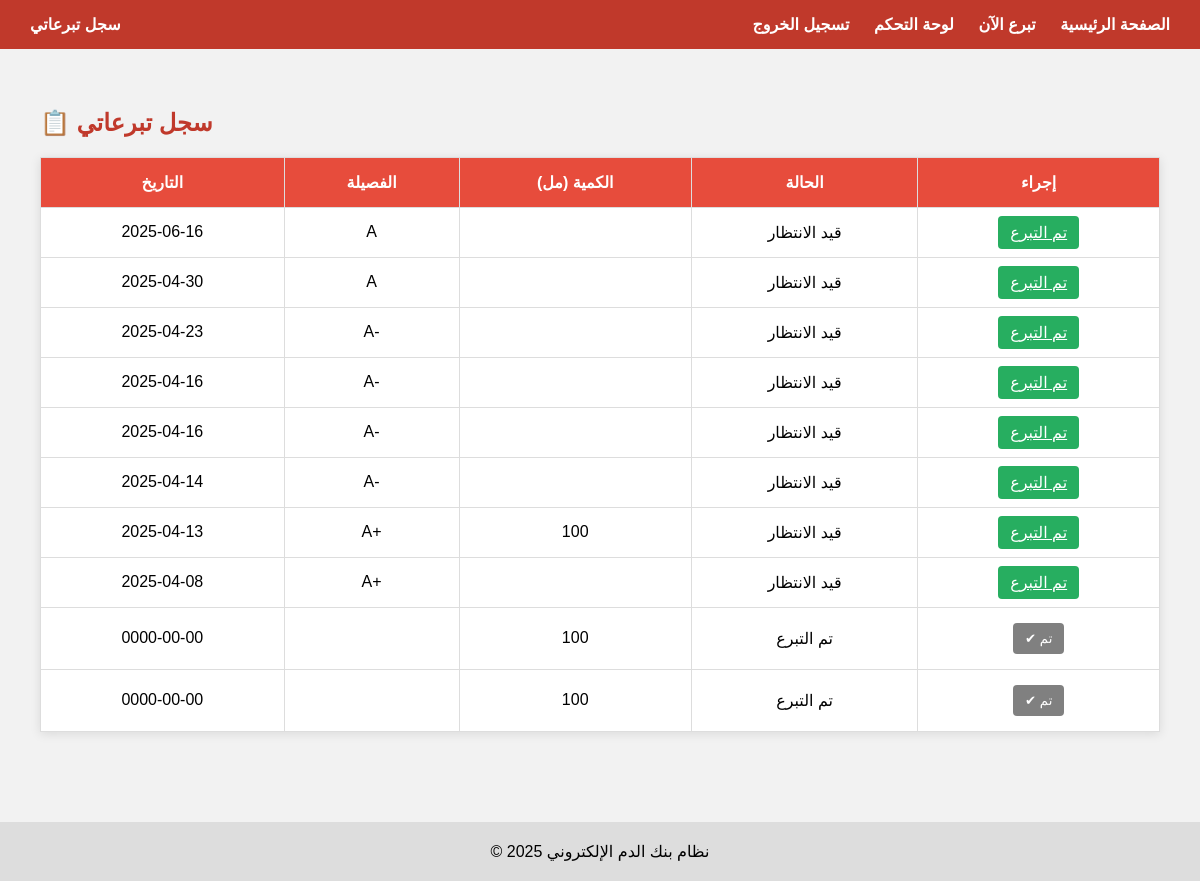
The page /blood_bank/my_donations_log.php (signed in) on the database its author committed.
### tables this page shows
CREATE TABLE `donations` (
  `id` int(11) NOT NULL,
  `user_id` int(11) DEFAULT NULL,
  `name` varchar(255) DEFAULT NULL,
  `blood_type` varchar(5) DEFAULT NULL,
  `appointment` datetime DEFAULT NULL,
  `status` varchar(20) DEFAULT 'Scheduled',
  `donation_date` date NOT NULL,
  `governorate` varchar(100) DEFAULT NULL,
  `location_name` varchar(255) DEFAULT NULL,
  `quantity` int(11) DEFAULT NULL,
  `amount` int(11) DEFAULT NULL,
  `donation_type` varchar(100) DEFAULT NULL,
  `item_description` text DEFAULT NULL,
  `payment_method` varchar(100) DEFAULT NULL,
  `points` int(11) DEFAULT 0,
  `created_at` datetime DEFAULT current_timestamp(),
  `image` varchar(255) DEFAULT NULL
);

### blood_bank/my_donations_log.php (the view, shortened to what this page needs)
<?php
include 'db.php';
$user_id = $_SESSION['user_id'];
$donations = $conn->query("SELECT * FROM donations WHERE user_id = $user_id ORDER BY donation_date DESC");
?>
<!DOCTYPE html>
<html lang="ar">
<head>
</head>
<body>
<div class="navbar">
    <div>
        <strong>سجل تبرعاتي</strong>
    </div>
    <div>
        <a href="home.php">الصفحة الرئيسية</a>
        <a href="donate_now.php">تبرع الآن</a>
        <a href="dashboard.php">لوحة التحكم</a>
        <a href="logout.php">تسجيل الخروج</a>
    </div>
</div>
<div class="container">
    <h2>📋 سجل تبرعاتي</h2>
    <table>
        <tr>
            <th>التاريخ</th>
            <th>الفصيلة</th>
            <th>الكمية (مل)</th>
            <th>الحالة</th>
            <th>إجراء</th>
        </tr>
        <?php while ($row = $donations->fetch_assoc()): ?>
            <tr>
                <td><?= htmlspecialchars($row['donation_date']) ?></td>
                <td><?= htmlspecialchars($row['blood_type']) ?></td>
                <td><?= htmlspecialchars($row['amount']) ?></td>
                <td><?= ($row['status'] == 'completed') ? 'تم التبرع' : 'قيد الانتظار' ?></td>
                <td>
                    <?php if ($row['status'] != 'completed'): ?>
                        <a class="btn" href="?mark_completed=<?= $row['id'] ?>" onclick="return confirm('هل تأكدت من أنك قمت بالتبرع؟');">تم التبرع</a>
                    <?php else: ?>
                        <button class="btn" disabled>✔ تم</button>
                    <?php endif; ?>
                </td>
            </tr>
        <?php endwhile; ?>
    </table>
</div>
<div class="footer">
    &copy; <?= date("Y") ?> نظام بنك الدم الإلكتروني
</div>
</body>
</html>

### blood_bank/my_donations_log.php (style rules this page uses)
body { font-family: 'Cairo', sans-serif; background-color: #f2f2f2; margin: 0; padding: 0; }
.navbar { background-color: #c0392b; color: white; padding: 15px 30px; display: flex; justify-content: space-between; align-items: center; }
.navbar a { color: white; margin-left: 20px; text-decoration: none; font-weight: bold; }
.container { padding: 40px; }
h2 { color: #c0392b; }
table { width: 100%; border-collapse: collapse; background-color: white; box-shadow: 0 2px 10px rgba(0,0,0,0.1); }
table, th, td { border: 1px solid #ddd; }
th, td { padding: 15px; text-align: center; }
th { background-color: #e74c3c; color: white; }
.btn { background-color: #27ae60; color: white; padding: 8px 12px; border: none; cursor: pointer; border-radius: 4px; }
.btn:disabled { background-color: gray; cursor: not-allowed; }
.footer { text-align: center; padding: 20px; background: #ddd; margin-top: 50px; }

### rows shown on the page
donations: donation_date "2025-06-16", blood_type "A", status "قيد الانتظار"
donations: donation_date "2025-04-30", blood_type "A", status "قيد الانتظار"
donations: donation_date "2025-04-23", blood_type "A-", status "قيد الانتظار"
donations: donation_date "2025-04-16", blood_type "A-", status "قيد الانتظار"
donations: donation_date "2025-04-16", blood_type "A-", status "قيد الانتظار"
donations: donation_date "2025-04-14", blood_type "A-", status "قيد الانتظار"
donations: donation_date "2025-04-13", blood_type "A+", amount "100", status "قيد الانتظار"
donations: donation_date "2025-04-08", blood_type "A+", status "قيد الانتظار"
donations: donation_date "0000-00-00", amount "100", status "تم التبرع"
donations: donation_date "0000-00-00", amount "100", status "تم التبرع"
